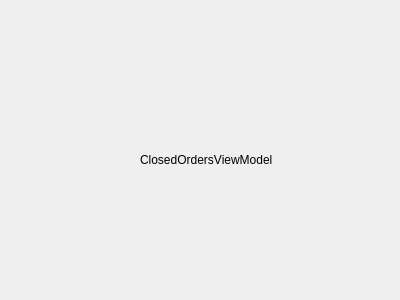
<?xml version="1.0" encoding="UTF-8"?>
<ui version="4.0">
 <class>ClosedOrdersViewModel</class>
 <widget class="QWidget" name="ClosedOrdersViewModel">
  <property name="geometry">
   <rect>
    <x>0</x>
    <y>0</y>
    <width>400</width>
    <height>300</height>
   </rect>
  </property>
  <property name="windowTitle">
   <string>Form</string>
  </property>
  <widget class="QLabel" name="label">
   <property name="geometry">
    <rect>
     <x>140</x>
     <y>150</y>
     <width>191</width>
     <height>20</height>
    </rect>
   </property>
   <property name="text">
    <string>ClosedOrdersViewModel</string>
   </property>
  </widget>
 </widget>
 <resources/>
 <connections/>
</ui>
